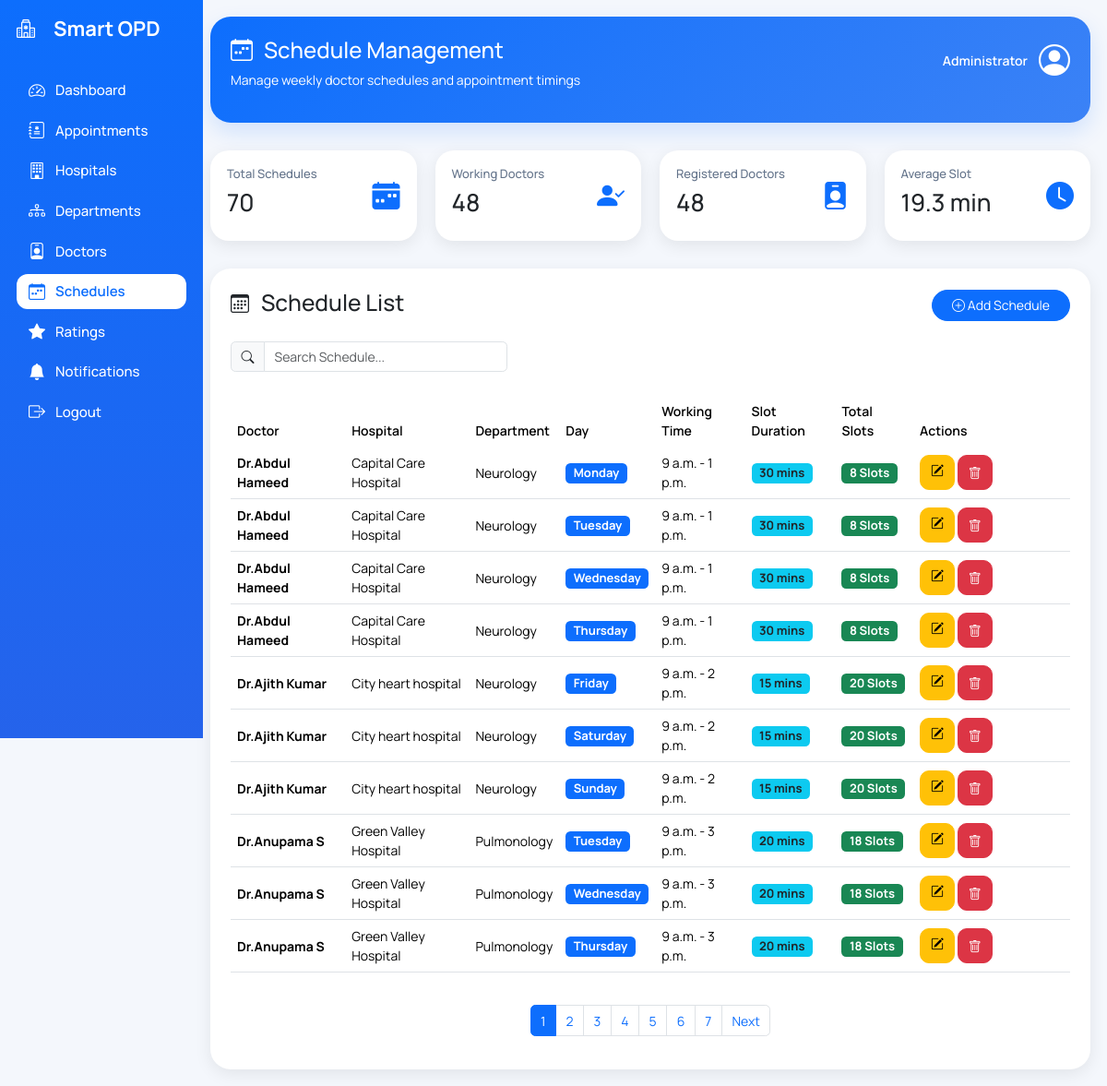
The page /admin-panel/schedules/ on the database its author committed.
### opdapp/models.py (models this page shows, shortened)
class DoctorSchedule(models.Model):
    doctor = models.ForeignKey(
        'Doctor',
        on_delete=models.CASCADE
    )
    DAY_CHOICES = [
        ('Monday', 'Monday'),
        ('Tuesday', 'Tuesday'),
        ('Wednesday', 'Wednesday'),
        ('Thursday', 'Thursday'),
        ('Friday', 'Friday'),
        ('Saturday', 'Saturday'),
        ('Sunday', 'Sunday'),
    ]
    day_of_week = models.CharField(
        max_length=10,
        choices=DAY_CHOICES
    )
    start_time = models.TimeField()
    end_time = models.TimeField()
    slot_duration = models.PositiveIntegerField(
        help_text="Duration of each appointment in minutes."
    )
    class Meta:
        unique_together = ("doctor", "day_of_week")
        ordering = ["doctor", "day_of_week"]
    @property
    def total_slots(self):
        from datetime import datetime
        start = datetime.combine(datetime.today(), self.start_time)
        end = datetime.combine(datetime.today(), self.end_time)
        minutes = (end - start).seconds // 60
        return minutes // self.slot_duration

class Doctor(models.Model):
    user = models.OneToOneField(
    User,
    on_delete=models.CASCADE,
    null=True,
    blank=True
)
    hospital = models.ForeignKey(Hospital, on_delete=models.CASCADE)
    department = models.ForeignKey(Department, on_delete=models.CASCADE)
    name = models.CharField(max_length=200)
    qualification = models.CharField(max_length=200)
    experience_years = models.PositiveIntegerField()
    rating = models.FloatField(default=0.0)
    fee = models.FloatField()
    phone = models.CharField(
    max_length=15,
    blank=True
)
    email = models.EmailField(
    blank=True
)
    image = models.ImageField(
    upload_to="doctor_images/",
    blank=True,
    null=True
)
    is_active = models.BooleanField(default=True)
    is_on_leave = models.BooleanField(default=False)

class Hospital(models.Model):
    name = models.CharField(max_length=200)
    city = models.CharField(max_length=100)
    address = models.TextField()
    latitude = models.FloatField()
    longitude = models.FloatField()
    rating = models.FloatField(default=0.0)
    total_reviews = models.IntegerField(default=0)
    location_name = models.CharField(max_length=255, blank=True, null=True)
    image = models.ImageField(upload_to='hospital_images/', blank=True, null=True)

class Department(models.Model):
    name = models.CharField(max_length=100)
    description = models.TextField(blank=True)

### opdapp/views.py (the view)
def schedule_management(request):
    schedule_list = DoctorSchedule.objects.select_related(
        "doctor",
        "doctor__hospital",
        "doctor__department",
    ).annotate(
    day_order=Case(
        When(day_of_week="Monday", then=1),
        When(day_of_week="Tuesday", then=2),
        When(day_of_week="Wednesday", then=3),
        When(day_of_week="Thursday", then=4),
        When(day_of_week="Friday", then=5),
        When(day_of_week="Saturday", then=6),
        When(day_of_week="Sunday", then=7),
        output_field=IntegerField(),
    )
    ).order_by(
        "doctor__name",
        "day_order",
    )
    paginator = Paginator(schedule_list, 10)
    page_number = request.GET.get("page")
    schedules = paginator.get_page(page_number)
    context = {
        "schedules": schedules,
        "schedule_count": DoctorSchedule.objects.count(),
        "doctor_count": Doctor.objects.count(),
        "average_slot_duration": round(
            DoctorSchedule.objects.aggregate(
                avg=Avg("slot_duration")
            )["avg"] or 0,
            1,
        ),
        "working_doctors": Doctor.objects.filter(
            is_active=True,
            is_on_leave=False,
        ).count(),
    }
    return render(
        request,
        "schedules/schedule_management.html",
        context,
    )

### opdapp/templates/schedules/schedule_management.html (shortened to what this page needs)
{% extends "admin/base_admin.html" %}
{% block schedule_active %}
active
{% endblock %}
{% block content %}
<div class="dashboard-header">
<div class="header-content">
    <div>
        <h1>
            <i class="bi bi-calendar-week"></i>
            Schedule Management
        </h1>
        <p>
            Manage weekly doctor schedules and appointment timings
        </p>
    </div>
    <div class="admin-profile">
        <span>Administrator</span>
        <i class="bi bi-person-circle"></i>
    </div>
</div>
</div>
<div class="summary-row">
<div class="summary-card">
<div>
<h5>Total Schedules</h5>
<h2>{{ schedule_count }}</h2>
</div>
<i class="bi bi-calendar-week-fill"></i>
</div>
<div class="summary-card">
<div>
<h5>Working Doctors</h5>
<h2>{{ working_doctors }}</h2>
</div>
<i class="bi bi-person-check-fill"></i>
</div>
<div class="summary-card">
<div>
<h5>Registered Doctors</h5>
<h2>{{ doctor_count }}</h2>
</div>
<i class="bi bi-person-badge-fill"></i>
</div>
<div class="summary-card">
<div>
<h5>Average Slot</h5>
<h2>{{ average_slot_duration }} min</h2>
</div>
<i class="bi bi-clock-fill"></i>
</div>
</div>
<div class="main-card">
<div class="d-flex justify-content-between align-items-center mb-4">
<h3>
<i class="bi bi-calendar3"></i>
Schedule List
</h3>
<a
href="{% url 'schedule_add' %}"
class="btn btn-primary rounded-pill px-4">
<i class="bi bi-plus-circle"></i>
Add Schedule
</a>
</div>
<div class="search-box">
<div class="input-group">
<span class="input-group-text">
<i class="bi bi-search"></i>
</span>
<input
type="text"
id="scheduleSearch"
class="form-control"
placeholder="Search Schedule...">
</div>
</div>
<div class="table-responsive">
<table
class="table table-hover align-middle"
id="scheduleTable">
<thead>
<tr>
<th onclick="sortTable(0)">Doctor</th>
<th onclick="sortTable(1)">Hospital</th>
<th onclick="sortTable(2)">Department</th>
<th onclick="sortTable(3)">Day</th>
<th>Working Time</th>
<th>Slot Duration</th>
<th>Total Slots</th>
<th width="170">
Actions
</th>
</tr>
</thead>
<tbody>
{% for schedule in schedules %}
<tr>
<td>
<strong>
{{ schedule.doctor.name }}
</strong>
</td>
<td>
{{ schedule.doctor.hospital.name }}
</td>
<td>
{{ schedule.doctor.department.name }}
</td>
<td>
<span class="badge bg-primary">
{{ schedule.day_of_week }}
</span>
</td>
<td>
{{ schedule.start_time }}
-
{{ schedule.end_time }}
</td>
<td>
<span class="badge bg-info text-dark">
{{ schedule.slot_duration }} mins
</span>
</td>
<td>
<span class="badge bg-success">
{{ schedule.total_slots }}
Slots
</span>
</td>
<td>
<a
href="{% url 'schedule_edit' schedule.id %}"
class="btn btn-warning action-btn">
<i class="bi bi-pencil-square"></i>
</a>
<button
class="btn btn-danger action-btn deleteBtn"
data-id="{{ schedule.id }}"
data-name="{{ schedule.doctor.name }}">
<i class="bi bi-trash"></i>
</button>
</td>
</tr>
{% endfor %}
</tbody>
</table>
</div>
{% if schedules.has_other_pages %}
<nav class="mt-4">
<ul class="pagination justify-content-center">
{% for page in schedules.paginator.page_range %}
<li class="page-item {% if schedules.number == page %}active{% endif %}">
<a
class="page-link"
href="?page={{ page }}">
{{ page }}
</a>
</li>
{% endfor %}
{% if schedules.has_next %}
<li class="page-item">
<a
class="page-link"
href="?page={{ schedules.next_page_number }}">
Next
</a>
</li>
{% endif %}
</ul>
</nav>
{% endif %}
</div>
{% endblock %}

### opdapp/templates/admin/base_admin.html (style rules this page uses)
* { margin:0; padding:0; box-sizing:border-box; font-family: 'Manrope', sans-serif; font-size:14px; }
body { background:#f4f7fc; }

### opdapp/templates/schedules/schedule_management.html (style rules this page uses)
.dashboard-header { background:linear-gradient(135deg,#0d6efd,#3b82f6); color:white; padding:22px; border-radius:22px; margin-bottom:30px; box-shadow:0 10px 25px rgba(13,110,253,.15); }
.header-content { display:flex; justify-content:space-between; align-items:flex-start; }
.admin-profile { display:flex; align-items:center; gap:12px; font-size:16px; font-weight:600; color:white; }
.admin-profile i { font-size:34px; }
.dashboard-header h1 { display:flex; align-items:center; gap:12px; font-size:24px; font-weight:500; }
.dashboard-header h1 i { font-size:24px; }
.summary-row { display:flex; gap:20px; flex-wrap:wrap; margin-bottom:30px; }
.summary-card { flex:1; min-width:220px; background:white; border-radius:20px; padding:18px; display:flex; justify-content:space-between; align-items:center; box-shadow:0 5px 18px rgba(0,0,0,.08); transition:.3s; }
.summary-card h5 { color:#64748b; font-size:13px; margin-bottom:8px; }
.summary-card h2 { font-size:26px; }
.summary-card i { font-size:30px; color:#0d6efd; }
.main-card { background:white; border-radius:22px; padding:22px; box-shadow:0 5px 18px rgba(0,0,0,.08); }
.search-box { width:300px; }
.table { margin-top:25px; }
.table thead { background:#eef4ff; }
.table th { border:none; font-weight:600; cursor:pointer; }
.table td { vertical-align:middle; }
.action-btn { width:38px; height:38px; border-radius:10px; }
.badge { font-size:13px; }
h3 i { font-size:20px !important; margin-right:8px; }

### rows shown on the page
DoctorSchedule: doctor.name "Dr.Abdul Hameed", doctor.hospital.name "Capital Care Hospital", doctor.department.name "Neurology", day_of_week "Monday", start_time "9 a.m.", end_time "1 p.m.", slot_duration "30", total_slots "8"
DoctorSchedule: doctor.name "Dr.Abdul Hameed", doctor.hospital.name "Capital Care Hospital", doctor.department.name "Neurology", day_of_week "Tuesday", start_time "9 a.m.", end_time "1 p.m.", slot_duration "30", total_slots "8"
DoctorSchedule: doctor.name "Dr.Abdul Hameed", doctor.hospital.name "Capital Care Hospital", doctor.department.name "Neurology", day_of_week "Wednesday", start_time "9 a.m.", end_time "1 p.m.", slot_duration "30", total_slots "8"
DoctorSchedule: doctor.name "Dr.Abdul Hameed", doctor.hospital.name "Capital Care Hospital", doctor.department.name "Neurology", day_of_week "Thursday", start_time "9 a.m.", end_time "1 p.m.", slot_duration "30", total_slots "8"
DoctorSchedule: doctor.name "Dr.Ajith Kumar", doctor.hospital.name "City heart hospital", doctor.department.name "Neurology", day_of_week "Friday", start_time "9 a.m.", end_time "2 p.m.", slot_duration "15", total_slots "20"
DoctorSchedule: doctor.name "Dr.Ajith Kumar", doctor.hospital.name "City heart hospital", doctor.department.name "Neurology", day_of_week "Saturday", start_time "9 a.m.", end_time "2 p.m.", slot_duration "15", total_slots "20"
DoctorSchedule: doctor.name "Dr.Ajith Kumar", doctor.hospital.name "City heart hospital", doctor.department.name "Neurology", day_of_week "Sunday", start_time "9 a.m.", end_time "2 p.m.", slot_duration "15", total_slots "20"
DoctorSchedule: doctor.name "Dr.Anupama S", doctor.hospital.name "Green Valley Hospital", doctor.department.name "Pulmonology", day_of_week "Tuesday", start_time "9 a.m.", end_time "3 p.m.", slot_duration "20", total_slots "18"
DoctorSchedule: doctor.name "Dr.Anupama S", doctor.hospital.name "Green Valley Hospital", doctor.department.name "Pulmonology", day_of_week "Wednesday", start_time "9 a.m.", end_time "3 p.m.", slot_duration "20", total_slots "18"
DoctorSchedule: doctor.name "Dr.Anupama S", doctor.hospital.name "Green Valley Hospital", doctor.department.name "Pulmonology", day_of_week "Thursday", start_time "9 a.m.", end_time "3 p.m.", slot_duration "20", total_slots "18"

### other values the page prints
{{ schedule_count }} "70"
{{ working_doctors }} "48"
{{ doctor_count }} "48"
{{ average_slot_duration }} "19.3"
{{ page }} "1" "2" "3" "4" "5" "6" "7"
